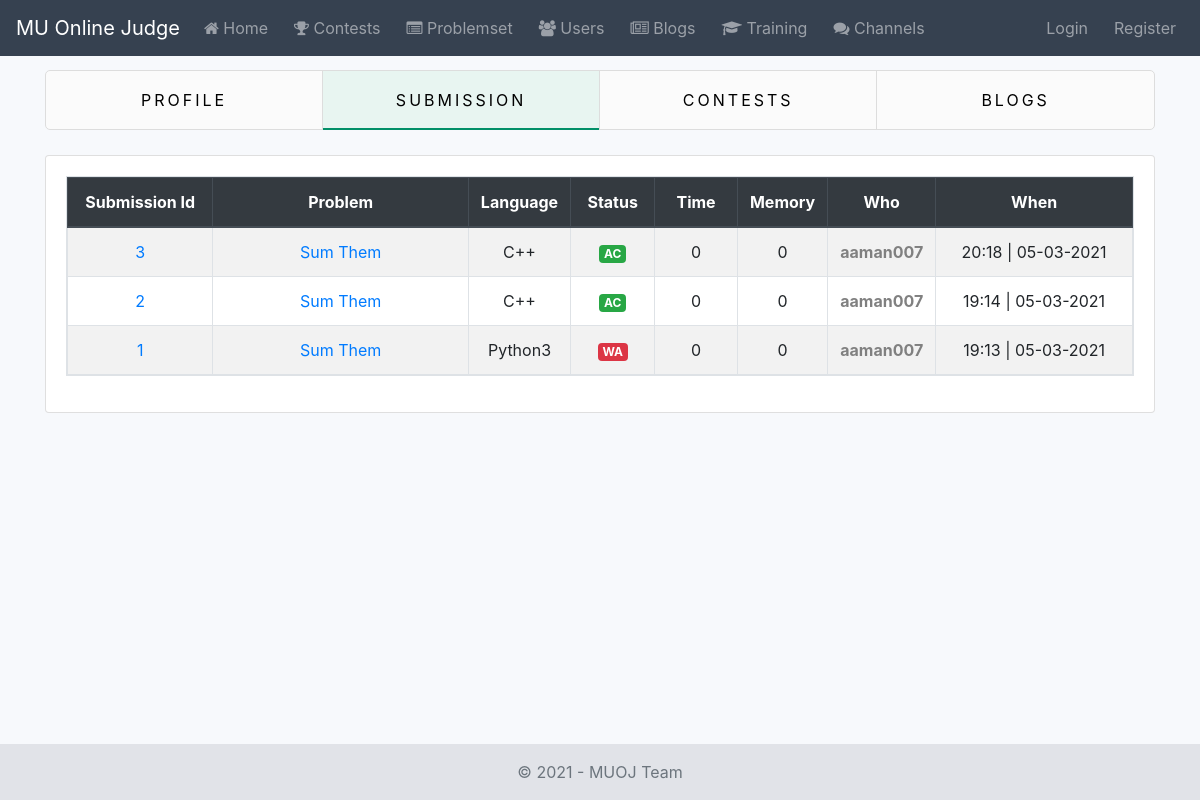
/accounts/aaman007/user-submission-list/, run on the app's committed database.
### problemset/models.py (models this page shows, shortened)
class Submission(AbstractBaseModel):
    STATUS_CHOICES = (
        ('Running', 'Running'),
        ('AC', 'Accepted'),
        ('WA', 'Wrong Answer'),
        ('TLE', 'Time Limit Exceeded'),
        ('MLE', 'Memory Limit Exceeded'),
        ('CE', 'Compilation Error')
    )
    solution = models.FileField(verbose_name=_('Solution'), upload_to=submission_directory_path)
    solution_language = models.ForeignKey(
        verbose_name=_(' Language'),
        to=Language,
        related_name='submissions',
        on_delete=models.CASCADE
    )
    status = models.CharField(
        verbose_name=_('Status'),
        choices=STATUS_CHOICES,
        default='Running',
        max_length=200
    )
    """
    Submission Details format:
    {
        "final_verdict": "WA",
        "result": [
            {
                testcase: 1,
                verdict: "AC"
            },
            {
                testcase: 2,
                verdict: "WA"
            },
            {
                testcase: 3,
                verdict: "Skipped
            }
        ]
    }
    """
    submission_details = models.TextField(
        verbose_name=_('Submission Details'),
        default=dict,
        blank=True
    )
    contest = models.ForeignKey(
        verbose_name=_('Contest'),
        to=Contest,
        related_name='submissions',
        on_delete=models.SET_NULL,
        null=True,
        blank=True
    )
    problem = models.ForeignKey(
        verbose_name=_('Problem'),
        to=Problem,
        related_name='submissions',
        on_delete=models.CASCADE
    )
    user = models.ForeignKey(
        verbose_name=_('User'),
        to=User,
        related_name='submissions',
        on_delete=models.CASCADE
    )
    class Meta:
        verbose_name = _('Submission')
        verbose_name_plural = _('Submissions')
        ordering = ['-id']

class Problem(AbstractBaseModel):
    name = models.CharField(verbose_name=_('Name'), max_length=100)
    statement = RichTextField(verbose_name=_('Statement'))
    input_section = RichTextField(verbose_name=_('Input Section'))
    output_section = RichTextField(verbose_name=_('Output Section'))
    editorial = RichTextField(verbose_name=_('Editorial'))
    solution = models.FileField(verbose_name=_('Solution'))
    solution_language = models.ForeignKey(verbose_name=_('Language'), to=Language, on_delete=models.CASCADE)
    author = models.ForeignKey(to=User, on_delete=models.SET_NULL, null=True)
    is_protected = models.BooleanField(verbose_name=_('Is Protected'), default=0)
    time_limit = models.IntegerField(verbose_name=_('Time Limit'), default=1)
    memory_limit = models.PositiveIntegerField(verbose_name=_('Memory Limit'), default=256)
    objects = ProblemManager()
    class Meta:
        verbose_name = _('Problem')
        verbose_name_plural = _('Problems')
        ordering = ['-id']

class Language(models.Model):
    name = models.CharField(verbose_name=_('Language'), max_length=200)
    class Meta:
        verbose_name = _('Language')
        verbose_name_plural = _('Languages')
        ordering = ['-id']
    def __str__(self):
        return self.name

### accounts/views.py (the view)
# urls.py: path('<str:username>/user-submission-list/', UserSubmissionListView.as_view(), name='user-submission-list'),
class UserSubmissionListView(ListView):
    model = Submission
    template_name = 'accounts/user_submission_list.html'
    context_object_name = 'user_submissions'
    paginate_by = 10
    def get_user(self):
        return get_object_or_404(User, username=self.kwargs.get('username'))
    def get_queryset(self):
        return Submission.objects.filter(user=self.get_user()).order_by('-created_at')
    def get_context_data(self, **kwargs):
        context = super().get_context_data(**kwargs)
        context.update({
            'dashboard_submissions_tab': 'active',
            'v_user': get_object_or_404(User, username=self.kwargs.get('username'))
        })
        return context

### accounts/templates/accounts/user_submission_list.html (shortened to what this page needs)
{% extends 'accounts/base.html' %}
{% load static %}
{% block content %}
    {% include 'accounts/snippets/list_tabs.html' %}
    <div class="card">
        <div class="card-body">
            <table class="table table-responsive table-hover table-bordered text-center table-striped">
                <thead class="thead-dark">
                    <tr>
                        <th width="14%"> Submission Id </th>
                        <th width="26%"> Problem </th>
                        <th width="8%"> Language </th>
                        <th width="8%"> Status </th>
                        <th width="8%"> Time </th>
                        <th width="8%"> Memory </th>
                        <th width="8%"> Who </th>
                        <th width="20%"> When </th>
                    </tr>
                </thead>
                <tbody>
                    {% for submission in user_submissions %}
                        <tr>
                            <td>
                                {% if submission.problem.is_protected %}
                                    {{ submission.id }}
                                {% else %}
                                    <a href="#"> {{ submission.id }}</a>
                                {% endif %}
                            </td>
                            <td>
                                {% if submission.problem.is_protected %}
                                    {{ submission.problem.name }}
                                {% else %}
                                    <a href="{% url 'problemset:problem-details' submission.problem.id %}">
                                        {{ submission.problem.name }}
                                    </a>
                                {% endif %}
                            </td>
                             <td> {{ submission.solution_language }} </td>
                             {% if submission.status == 'AC' %}
                                    <td>
                                        <span class="badge badge-success"> {{ submission.status }} </span>
                                    </td>
                             {% elif submission.status == 'WA'%}
                                    <td>
                                        <span class="badge badge-danger"> {{ submission.status }} </span>
                                    </td>
                             {% elif submission.status == 'TLE'%}
                                 <td>
                                    <span class="badge badge-warning"> {{ submission.status }} </span>
                                </td>
                             {% elif submission.status == 'CE'%}
                                 <td>
                                     <span class="badge badge-info"> {{ submission.status }} </span>
                                 </td>
                             {% elif submission.status == 'MLE'%}
                                 <td>
                                     <span class="badge badge-dark"> {{ submission.status }} </span>
                                 </td>
                             {% else %}
                                 <td>
                                     <span class="badge badge-primary"> {{ submission.status }} </span>
                                 </td>
                             {% endif %}
                             <td> {{ 0 }} </td>
                             <td> {{ 0 }} </td>
                             <td>
                                 <a
                                         href="{% url 'accounts:user-profile' submission.user.username %}"
                                         class="rank-text rank-{{ submission.user.profile.rank }}"
                                 >
                                     {{ submission.user }}
                                 </a>
                             </td>
                             <td> {{ submission.created_at|date:"H:i | d-m-Y" }} </td>
                        </tr>
                    {% endfor %}
                </tbody>
            </table>
        </div>
    </div>
{% endblock %}

### static_local/core/css/base.css (style rules this page uses)
* { list-style: none; margin: 0; padding: 0; box-sizing: border-box; }
.bg-light-blue { background-color: #f7f9fc; }
.rank-text { font-weight: bold; }
.rank--10000 { color: gray; }

### data on the page
Submission: id "3", problem.name "Sum Them", solution_language "C++", status "AC", value "0", user "aaman007", created_at|d "20:18 | 05-03-2021"
Submission: id "2", problem.name "Sum Them", solution_language "C++", status "AC", value "0", user "aaman007", created_at|d "19:14 | 05-03-2021"
Submission: id "1", problem.name "Sum Them", solution_language "Python3", status "WA", value "0", user "aaman007", created_at|d "19:13 | 05-03-2021"
